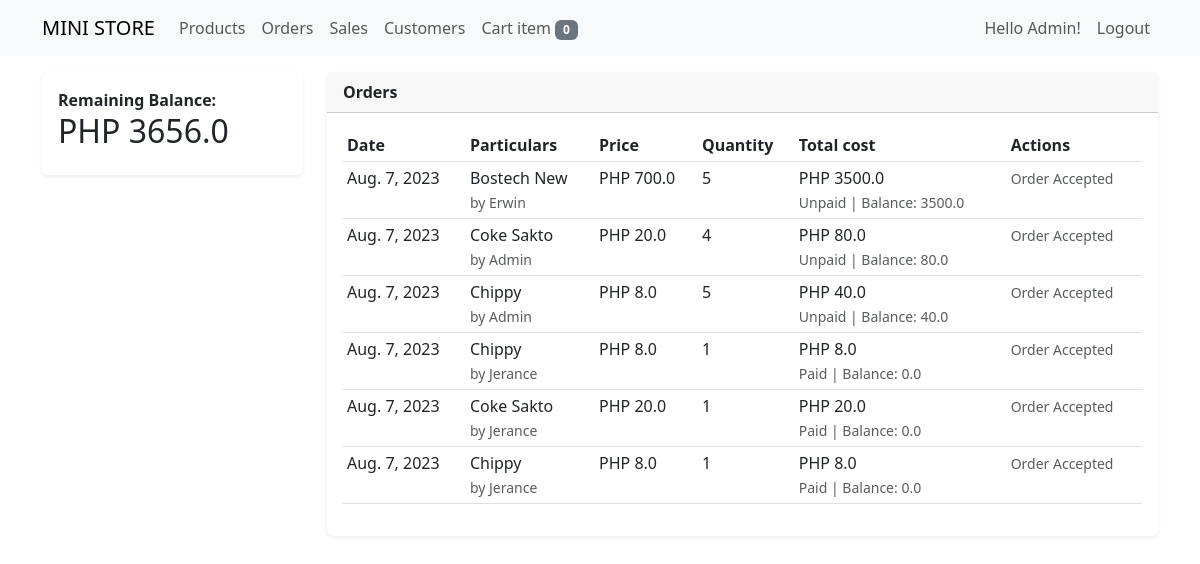
The app's page /orders (signed in) with its own data.
### store/models.py (models this page shows, shortened)
class OrderTransaction(models.Model):
    order_id = models.CharField(max_length=12, unique=True)
    customer = models.ForeignKey(User, on_delete=models.CASCADE)
    product = models.ForeignKey(Product, on_delete=models.CASCADE)
    price = models.FloatField()
    quantity = models.PositiveIntegerField()
    total_amount = models.FloatField()
    is_paid = models.BooleanField(default=False)
    is_accepted = models.BooleanField(default=False)
    created = models.DateTimeField(auto_now_add=True)
    class Meta:
        ordering = ['-is_accepted','-created']
    @property
    def get_cost(self):
        cost = self.price * self.quantity
        return cost
    @property
    def balance(self):
        if not self.is_paid:
            balance = self.get_cost
        else:
            balance = 0.0
        return balance

class TimeStampedModel(models.Model):
    created = models.DateTimeField(auto_now_add=True)
    updated = models.DateTimeField(auto_now=True)
    class Meta:
        ordering = ('-updated','-created')

class Product(TimeStampedModel):
    user = models.ForeignKey(User, on_delete=models.CASCADE)
    bar_code = models.CharField(max_length=20, unique=True)
    name = models.CharField(max_length=200)
    category = models.ForeignKey(Category, on_delete=models.CASCADE, blank=True, null=True)
    cost = models.FloatField()
    price = models.FloatField()
    quantity = models.IntegerField()
    image = models.ImageField(upload_to=image_directory_path, blank=True, null=True)
    on_display = models.BooleanField(default=True, verbose_name="this product is available?")

### store/views/order_view.py (the view)
# urls.py: path('orders', order_view, name='order_view'),
@login_required
def order_view(request):
    if request.user.is_superuser:
        orders = OrderTransaction.objects.all()
        balance = orders.filter(Q(is_paid=False) and Q(is_accepted=True)).aggregate(total=(Sum(F('price') * F('quantity'))))
    else:
        orders = OrderTransaction.objects.filter(customer=request.user)
        balance = orders.filter(Q(is_paid=False) and Q(is_accepted=True)).aggregate(total=(Sum(F('price') * F('quantity'))))
    cart = Cart(request)
    cart_items = cart.__len__()
    context = {
        "title": "orders",
        "orders": orders,
        "cart_items": cart_items,
        "balance": balance['total']
    }
    return render(request, 'order_view.html', context)

### store/cartitem.py (called while the page is built)
    def __len__(self):
        return sum(item['quantity'] for item in self.cart.values())

### store/templates/order_view.html (shortened to what this page needs)
{% extends 'base.html' %}
{% block content %}
<div class="row">
    <div class="col-sm-3">
        <div class="card border-0 shadow-sm mt-3">
            <div class="card-body">
                <strong>Remaining Balance:</strong>
                <h2>PHP {{ balance }}</h2>
            </div>
        </div>
    </div>
    <div class="col-sm-9">
        <div class="card border-0 shadow-sm mt-3">
            <div class="card-header">
                <strong>Orders</strong>
            </div>
            <div class="card-body">
                <table class="table table-sm" id="myTable">
                    <thead>
                        <tr>
                            <th>Date</th>
                            <th>
                                Particulars
                            </th>
                            <th>Price</th>
                            <th>Quantity</th>
                            <th>Total cost</th>
                            <th>Actions</th>
                        </tr>
                    </thead>
                    <tbody>
                        {% for order in orders %}
                        <tr>
                            <td>{{ order.created|date }}</td>
                            <td>
                                {{order.product.name|title}} <br>
                                <small class="text-muted">by {{order.customer.username|title}}</small>
                            </td>
                            <td>PHP {{order.price}}</td>
                            <td>{{order.quantity}}</td>
                            <td>
                                PHP {{ order.get_cost }} <br>
                                <small class="text-muted">
                                    {% if not order.is_paid %}
                                    Unpaid
                                    {% else %}
                                    Paid
                                    {% endif %}
                                    | Balance: {{ order.balance }}
                                </small>
                            </td>
                            <td>
                                {% if order.is_accepted %}
                                <small class="text-muted">Order Accepted</small>
                                {% endif %}
                            </td>
                        </tr>
                        {% endfor %}
                    </tbody>
                </table>
            </div>
        </div>
    </div>
</div>
{% endblock %}

### templates/includes/navigation.html (shortened to what this page needs)
{% load crispy_forms_tags %}
<nav class="navbar navbar-expand-lg bg-body-tertiary" style="background-color: #222;">
    <div class="container">
      <a class="navbar-brand" href="{% url 'store:product_view' %}">MINI STORE</a>
      <div class="collapse navbar-collapse" id="navbarSupportedContent">
        <ul class="navbar-nav me-auto mb-2 mb-lg-0">
          <li class="nav-item">
            <a class="nav-link" aria-current="page" href="{% url 'store:product_view' %}">Products</a>
          </li>
          <li class="nav-item">
            <a class="nav-link" aria-current="page" href="{% url 'store:order_view' %}">Orders</a>
          </li>
          {% if perms.auth.view_ordertransaction %}
          <li class="nav-item">
            <a class="nav-link" aria-current="page" href="{% url 'store:sales_view' %}">Sales</a>
          </li>
          {% endif %}
          {% if perms.auth.view_user %}
          <li class="nav-item">
            <a class="nav-link" aria-current="page" href="{% url 'store:customer_view' %}">Customers</a>
          </li>
          {% endif %}
          <li class="nav-item">
            <a class="nav-link" href="{% url 'store:pos_view' %}">Cart {% if cart_items > 1 %}items <span class="badge text-bg-success"> {{ cart_items }}{% else %}item <span class="badge text-bg-secondary"> {{ cart_items }}{% endif %}</span></a>
          </li>
        </ul>
        <ul class="navbar-nav float-end mb-2 mb-lg-0">
          {% if request.user.is_authenticated %}
          <li class="nav-item">
            <span class="nav-link" aria-current="page">Hello {{request.user.username|title}}!</span>
          </li>
          <li class="nav-item">
            <a class="nav-link" aria-current="page" href="#" data-bs-toggle="modal" data-bs-target="#logoutUser">Logout</a>
          </li>
          {% endif %}
        </ul>
      </div>
    </div>
</nav>

### records on screen
OrderTransaction: created "Aug. 7, 2023", product.name "Bostech New", customer.username "Erwin", price "700.0", quantity "5", get_cost "3500.0", shows "Unpaid", balance "3500.0", is_accepted "Order Accepted"
OrderTransaction: created "Aug. 7, 2023", product.name "Coke Sakto", customer.username "Admin", price "20.0", quantity "4", get_cost "80.0", shows "Unpaid", balance "80.0", is_accepted "Order Accepted"
OrderTransaction: created "Aug. 7, 2023", product.name "Chippy", customer.username "Admin", price "8.0", quantity "5", get_cost "40.0", shows "Unpaid", balance "40.0", is_accepted "Order Accepted"
OrderTransaction: created "Aug. 7, 2023", product.name "Chippy", customer.username "Jerance", price "8.0", quantity "1", get_cost "8.0", shows "Paid", balance "0.0", is_accepted "Order Accepted"
OrderTransaction: created "Aug. 7, 2023", product.name "Coke Sakto", customer.username "Jerance", price "20.0", quantity "1", get_cost "20.0", shows "Paid", balance "0.0", is_accepted "Order Accepted"
OrderTransaction: created "Aug. 7, 2023", product.name "Chippy", customer.username "Jerance", price "8.0", quantity "1", get_cost "8.0", shows "Paid", balance "0.0", is_accepted "Order Accepted"

### other values on screen
{{ cart_items }} "0"
{{ request.user.username|title }} "Admin"
{{ balance }} "3656.0"
